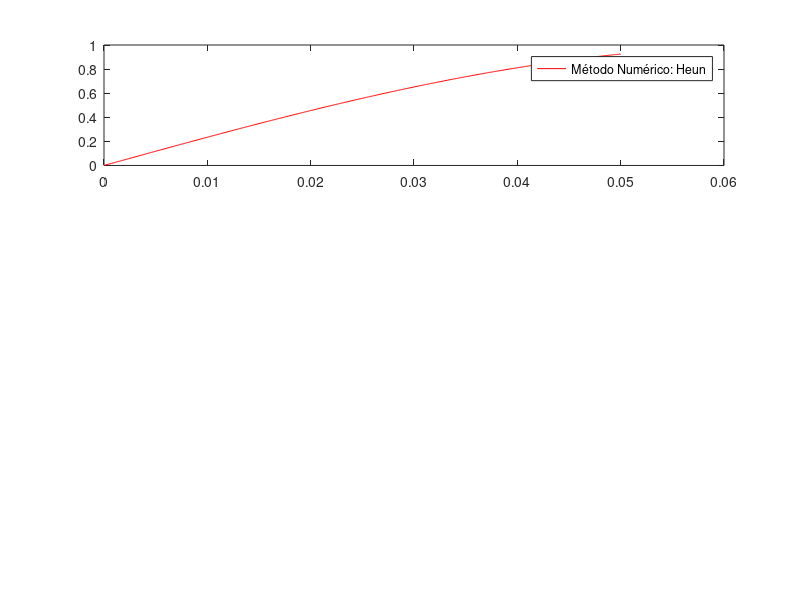

The MATLAB script that drew this image: (Note: this script raises an error after producing the figure.)
clc; clear;
R = 0.0030;
L = 0.5;
C = 0.0035;
Valimentacao = 12;


% Condicções iniciais
qi = 0.0000000005; q(1) = qi;% Carga elétrica em Coulomb
i(1) = 0; % Ampers

a = 0;
b = 0.05;
h = 0.0001;
n = (b -a) / h;

% edo's
dq = @(t, q, i) i;
di = @(t, q, i) (1/L) * (Valimentacao - R * i - (1 / C) * q);

% MÉTODO DE HEUN
k1_dq = 0; k2_dq = 0;
k1_di = 0; k1_di = 0;
fprintf("Heun metodo:\n");
t(1) = a;
for j=1:n
   t(j+1) = t(j) + h;
   k1_dq = dq( t(j) , q(j), i(j) );
   k2_dq = dq( t(j) + h /2, q(j) + h * (k1_dq / 2), ...
               i(j) + h * (k1_di / 2)) ;
   
   k1_di = di( t(j), q(j), i(j) );
   k2_di = di( t(j) + h / 2, q(j) + h * (k1_di / 2), ...
                              i(j) + h * (k1_di / 2) );
   
   q(j+1) = q(j) + ( h / 2) * (k1_dq + k2_dq);
   i(j+1) = i(j) + ( h / 2) * (k1_di + k2_di);
   fprintf("%.5f \t %.5f\t %.5f\n", t(j), i(j), q(j));
end

figure(1);
subplot(311);
plot(t, i, '-r');
legend('Método Numérico: Heun');
subtitle('Corrente Elétrica x tempo [A x s] ');
grid on;
